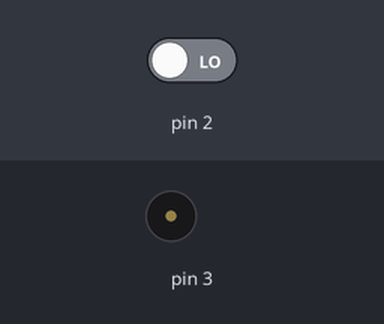
A sketch run on a simulated Arduino Uno, built with avr-gcc and run on an emulated ATmega328P. Shown: buzzer (waves = sounding). Inputs (shaded band) come from the test bench; at power-on: pin 2 LOW. What the sketch prints to the serial monitor is not drawn.

Above: at 1.2 s.
1.3 s: pin 2 driven HIGH
At 1.7 s:
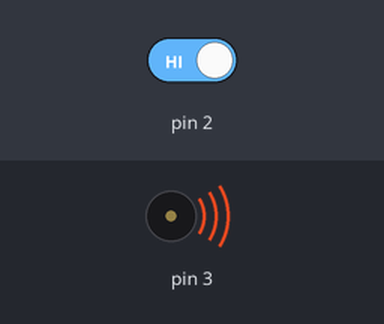
2.8 s: pin 2 driven LOW
At 4.0 s:
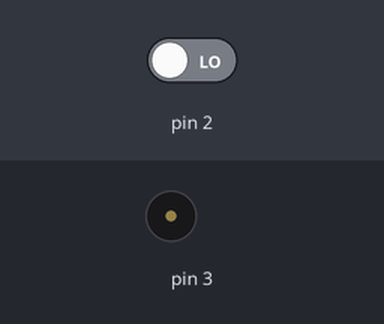
Timing chart, 0 to 5.8 s (numbered marks = the images above; inputs shaded):
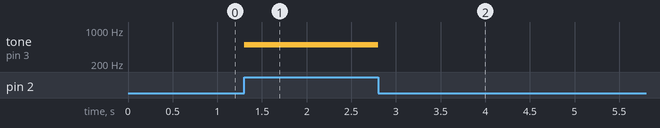

Measured:
- after the input at 1.3 s, tone on pin 3: silent → 500 Hz at once
- after the input at 2.8 s, tone on pin 3: 500 Hz → silent at once

The sketch:

presenca.ino
```cpp
void setup() {
  // put your setup code here, to run once:
  pinMode(2, INPUT);
  pinMode(3, OUTPUT);
  Serial.begin(9600);
}

void loop() {
  // put your main code here, to run repeatedly:
  Serial.println(digitalRead(2));
  if (digitalRead(2)) {
    tone(3, 500);
    delay(500);
  }
  else{
    noTone(3);
  }
}
```
